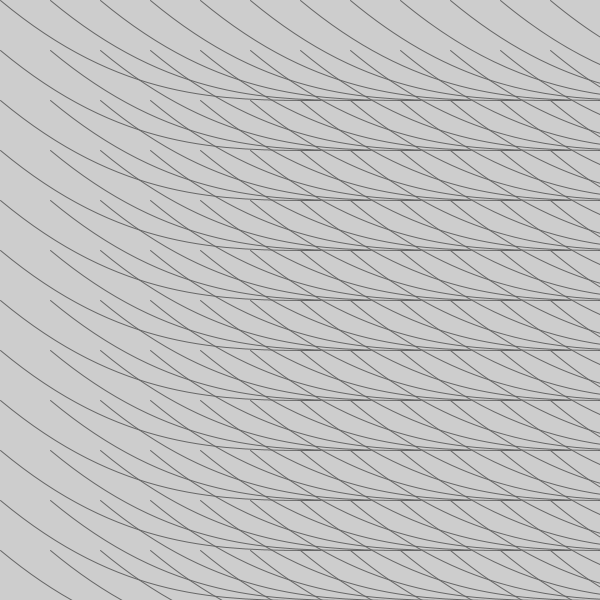
Frame 1 (no input)
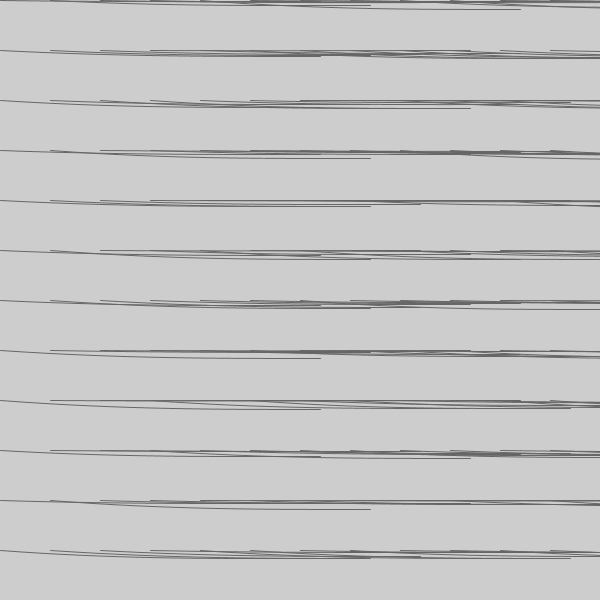
Frame 60 (the mouse pressed at the canvas centre just before this capture)
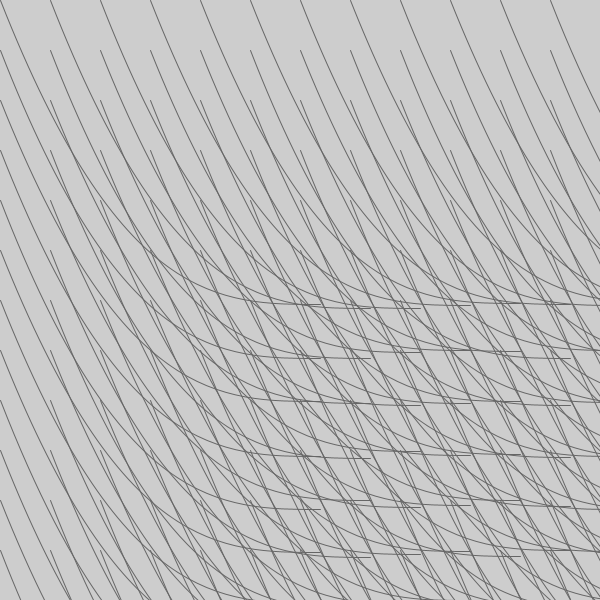
Frame 120 (the mouse held since frame 60 and released just before this capture)

The Processing sketch that drew these frames (run headless with seeded random() and noise(); from frame 60 on, the mouse is pressed at the canvas centre):

// Processing sketch: processing_124625
// ── processing_124625.pde

//Declaring and initializing strand objects

ArrayList<Strand> strands;

//Strand s1 = new Strand(10,10,20);
//Strand s2 = new Strand(20,20,100);

//Size of the window
void setup(){
  size(600,600);
  strands = new ArrayList(); // Creating empty Array List
  
  // Adding strands
  for (int j=0; j<height; ){
    for (int i=0; i<width; ) {
      Strand s = new Strand( i, j,100);
      strands.add(s);
      i = i+50;
    }
    j = j+50;
  }
}



/*

//Enhanced loops

 for (Strand s : strands) {
   s.display(); 
 }

*/


//Display and sway the strands
void draw(){
  background(205);
  
  for (int i = strands.size()-1; i >=0; i--) {
    Strand s = strands.get(i);
    s.display();
    s.sway();
  }
}


class Strand {
// x position of the strand
int x = 0;
// y position of the strand
int y = 0;
// length of the strand
float len = 50.0;
//constructor of the class
Strand(int _x, int _y, float _len) {
  x = _x;
  y = _y;
  len = _len;
}

// display the strand
void display() {
  noFill();
  //stroke the strand
  stroke(#666666);
  bezier(x, y, x+width/5, y+len, x+width/5+100, y+len, x+width/5+200, y+len);
}

// add some random movement
void sway() {
  len = mouseX+random(10);
}

}
